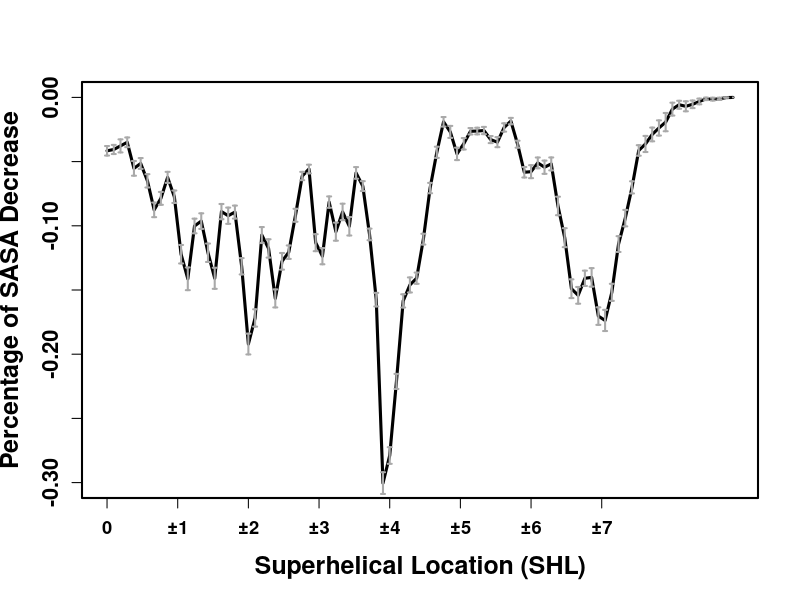

Write the R code that produced this figure.
library(matrixStats)
png(file="DNA_mean_rSASA_change.png",width=8,height=6,units="in",res=300)
df1<-read.table("rsasa_all_modelA.dat",header=TRUE)
df2<-read.table("rsasa_all_modelB.dat",header=TRUE)
df3<-read.table("rsasa_all_modelC.dat",header=TRUE)
df4<-read.table("rsasa_all_modelD.dat",header=TRUE)
df5<-read.table("rsasa_all_modelD_gromacs_run1.dat",header=TRUE)
df6<-read.table("rsasa_all_modelD_gromacs_run1.dat",header=TRUE)


df1<-as.matrix(df1[,-1])
df2<-as.matrix(df2[,-1])
df3<-as.matrix(df3[,-1])
df4<-as.matrix(df4[,-1])
df5<-as.matrix(df5[,-1])
df6<-as.matrix(df6[,-1])

##SASA change for +/- SHLs are combined due to the 2-fold pseudo-symmetry 

df1_half=df1[,94]
df2_half=df2[,94]
df3_half=df3[,94]
df4_half=df4[,94]
df5_half=df5[,94]
df6_half=df6[,94]

for (i in seq(1:93))
{
  df1_half <- cbind(df1_half,(df1[,94-i] + df1[,94+i])/2 ) 
  df2_half <- cbind(df2_half,(df2[,94-i] + df2[,94+i])/2 ) 
  df3_half <- cbind(df3_half,(df3[,94-i] + df3[,94+i])/2 ) 
  df4_half <- cbind(df4_half,(df4[,94-i] + df4[,94+i])/2 ) 
  df5_half <- cbind(df5_half,(df5[,94-i] + df5[,94+i])/2 ) 
  df6_half <- cbind(df6_half,(df6[,94-i] + df6[,94+i])/2 ) 
  
}

df_half<-rbind(df1_half,df2_half,df3_half,df4_half,df5_half,df6_half)
mean<-colMeans(df_half)

## Means for each run
mean11 <- colMeans(df_half[0:860,])
mean12 <- colMeans(df_half[860:(860+150),])
mean13 <- colMeans(df_half[(860+150):(860+150*2),])
mean14 <- colMeans(df_half[(860+150*2):(860+150*3),])
mean15 <- colMeans(df_half[(860+150*3):(860+150*4),])

mean21 <- colMeans(df_half[1460:(1460+960),])
mean22 <- colMeans(df_half[2420:(2420+150),])
mean23 <- colMeans(df_half[(2420+150):(2420+150*2),])
mean24 <- colMeans(df_half[(2420+150*2):(2420+150*3),])
mean25 <- colMeans(df_half[(2420+150*3):(2420+150*4),])

mean31 <- colMeans(df_half[3020:(3020+860),])
mean32 <- colMeans(df_half[3880:(3880+150),])
mean33 <- colMeans(df_half[(3880+150):(3880+150*2),])
mean34 <- colMeans(df_half[(3880+150*2):(3880+150*3),])
mean35 <- colMeans(df_half[(3880+150*3):(3880+150*4),])

mean41 <- colMeans(df_half[4480:(4480+760),])
mean42 <- colMeans(df_half[5240:(5240+150),])
mean43 <- colMeans(df_half[(5240+150):(5240+150*2),])
mean44 <- colMeans(df_half[(5240+150*2):(5240+150*3),])
mean45 <- colMeans(df_half[(5240+150*3):(5240+150*4),])

mean51 <- colMeans(df_half[5840:(5840+960),])
mean61 <- colMeans(df_half[(5840+960):(5840+960*2),])

## calculate standard error
sderr <- colSds(rbind(mean11,mean12,mean13,mean14,mean15,
                      mean21,mean22,mean23,mean24,mean25,
                      mean31,mean32,mean33,mean34,mean35,
                      mean41,mean42,mean43,mean44,mean45,
                      mean51,mean61))/sqrt(22)

plot(seq(0,93,1), -mean , type="l" , bty="l" , xlab="Superhelical Location (SHL)" , 
     ylab="Percentage of SASA Decrease", xaxt = "none",
      col="black" , lwd=3 , pch=15 , ylim=c(-0.3,0) ,xaxt = "none", 
      cex.lab=1.5,cex.axis=1.3,font.axis=2,font.lab=2)
arrows(seq(0,93,1), -mean-sderr/2, seq(0,93,1), -mean+sderr/2, 
       length=0.02, angle=90, code=3, col="darkgrey",font=2,lwd=2)


axis(1, at = seq(0, 73.5, by = 10.5),labels = c("0","±1","±2","±3","±4","±5","±6", "±7"), las=1, 
     font.axis=2,cex.axis=1.1,cex.lab=1.6)
box(which = "plot",lwd =2)
dev.off()

